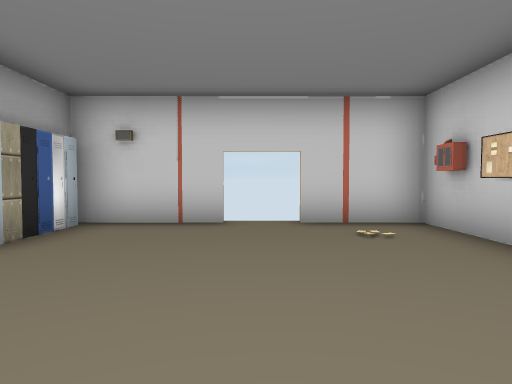
view 1 (above)

24 first-person views from a walk through a Unity game level. The camera is 1.4 m above the floor, tilts 2° down and sees 75° across. The floor is counted in squares, 2 m on a side. Each view is taken from the middle of a square. On the plan, view 1 faces up. The plan holds only what a view shows up to about 10 squares ahead; the rest is blank. The place goes on beyond the plan. The player is left out. Door leaves are left out, so doorways stand open. Some surface patterns are stand-ins.

view 2
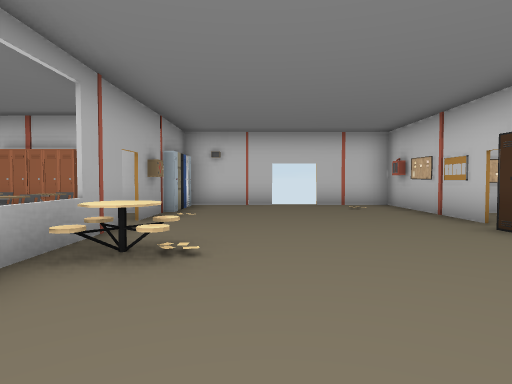

view 3
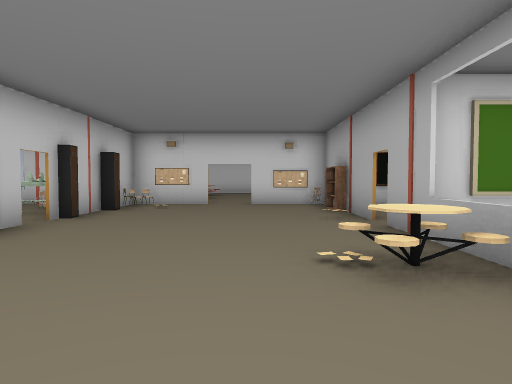

view 4
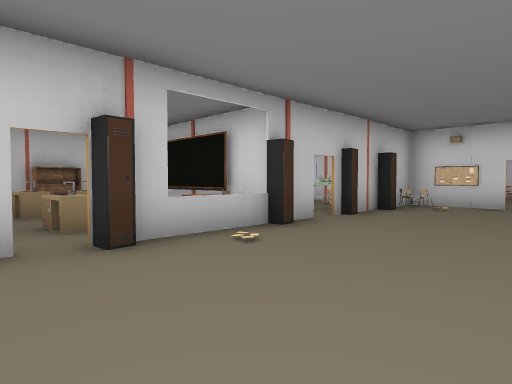

view 5
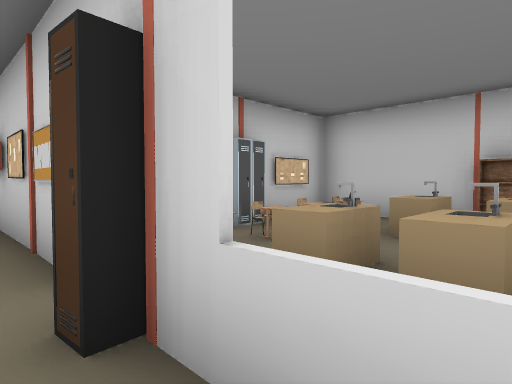

view 6
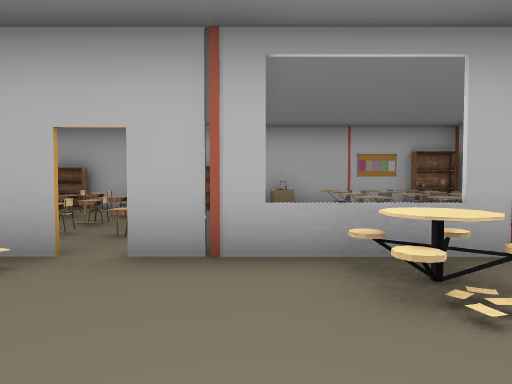

view 7
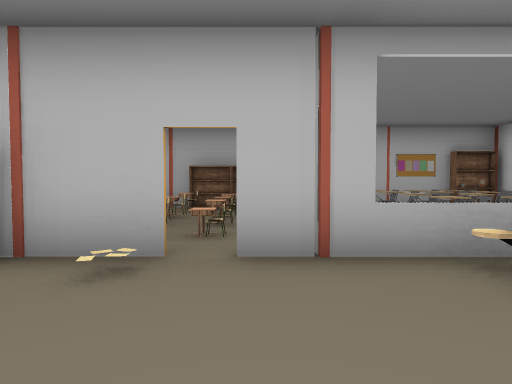

view 8
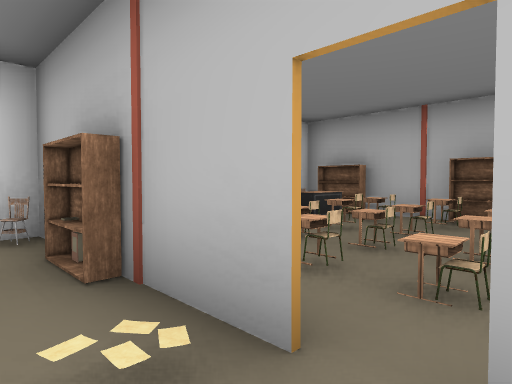

view 9
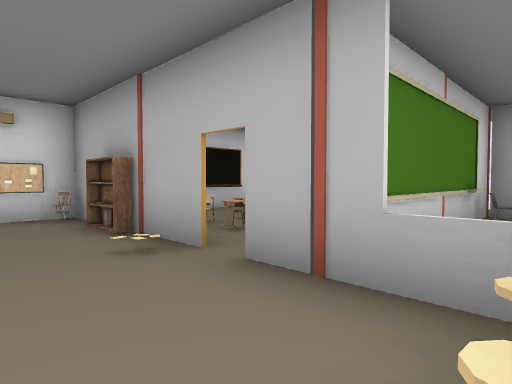

view 10
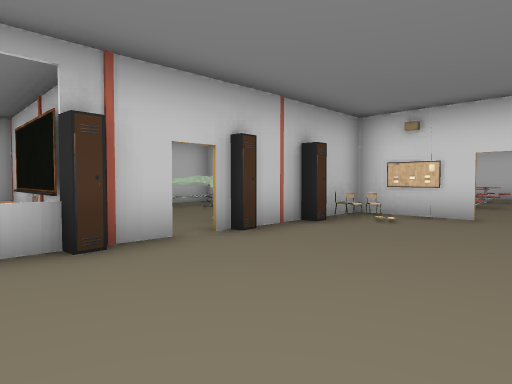

view 11
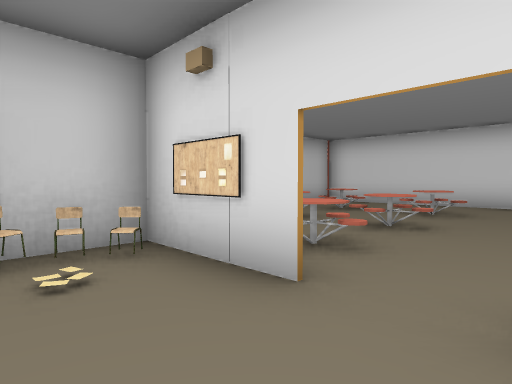

view 12
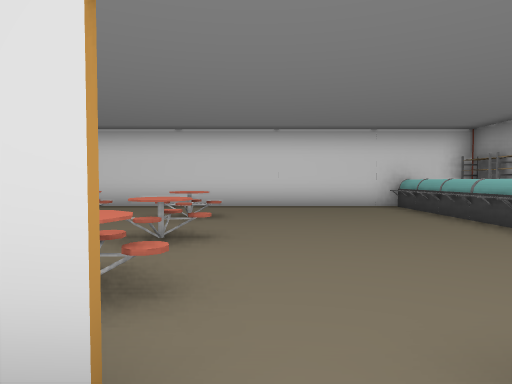

view 13
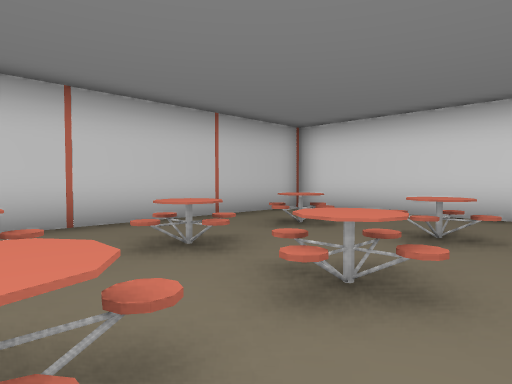

view 14
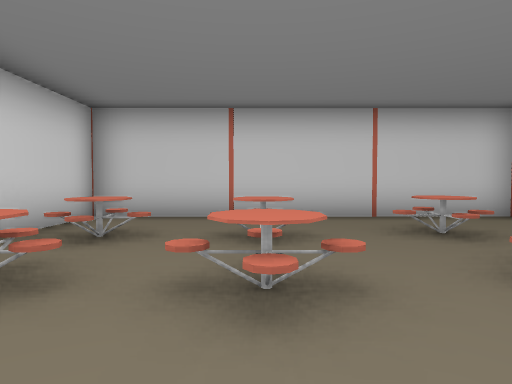

view 15
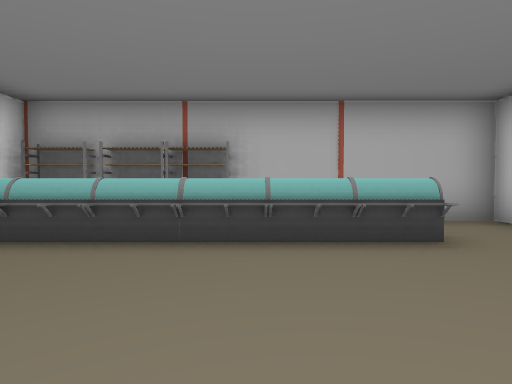

view 16
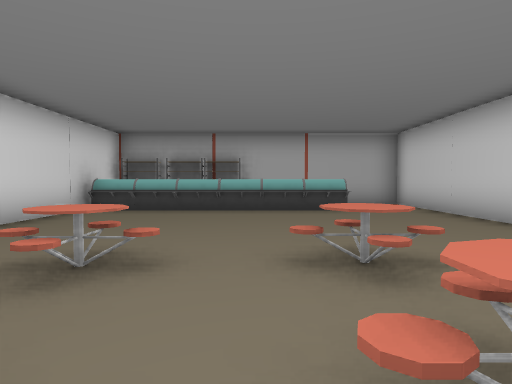

view 17
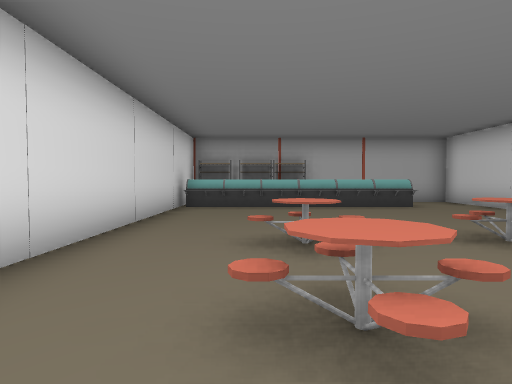

view 18
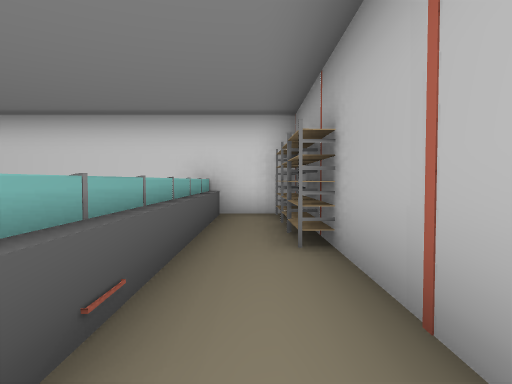

view 19
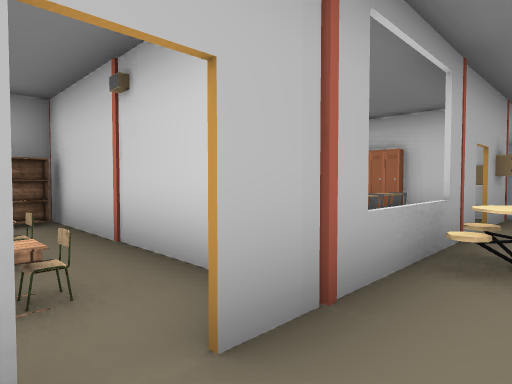

view 20
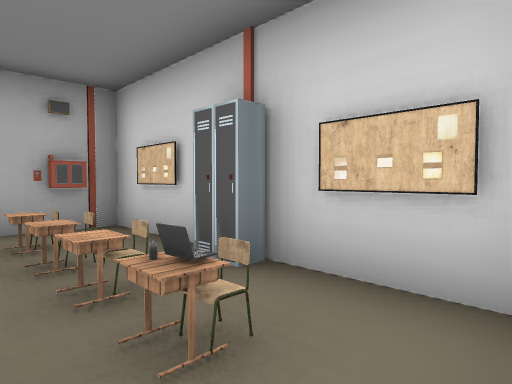

view 21
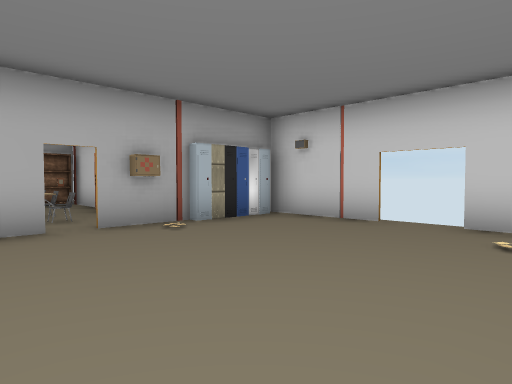

view 22
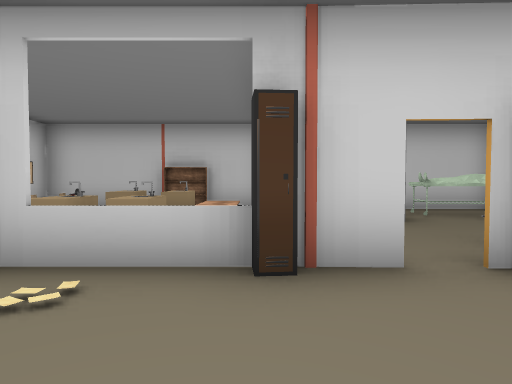

view 23
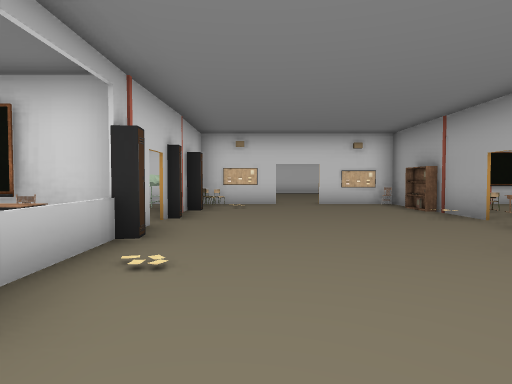

view 24
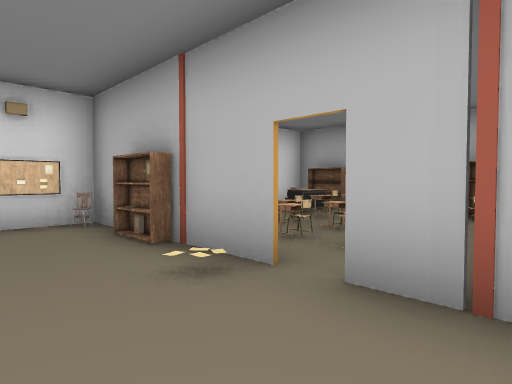

### Floor plan
Points are (right, up) in squares from view 1. A wall is a line through its corners. A room is listed if a view was taken in it or the views show most of it. See-through windows are left out.
Room 1 (views 1, 2, 3, 4, 5, 6, 7, 8, 9, 10, 11, 12, 19, 20, 21, 22, 23, 24)
walls: (2.8, -2.4) (8.2, -2.4) (8.2, 3.1) (7.3, 3.1); (-2.9, -2.4) (-7.4, -2.4) (-2.9, -2.4); (2.7, -3.2) (2.7, 0.9); (-3, 1.2) (-3, -3.2); (2.7, 3.4) (2.7, 5.5) (0.7, 5.5); (-3.5, 3.2) (-4.5, 3.2); (-0.5, 5.5) (-3.1, 5.5); (0.4, -7.8) (4.5, -7.9); (-7.5, -7.7) (-0.9, -7.8); (-8.6, -7.7) (-7.6, -7.7)
ways out: open door at (0, -8) to room 2; opening at (5, -6); open door at (0.3, 5.7)
objects: shelf (-8, -7); other object (-8, -6) to (-7, -6); shelf (-8, -5); other object (-8, -4); shelf (-8, -3); other object (-8, -2); table (-8, -1) to (-7, -1); shelf (-8, 2); other object (-8, 3); other object (-7, -7); other object (-7, -5); other object (-7, -4); other object (-7, -3); other object (-7, 0); other object (-7, 1); other object (-7, 2); table (-6, -6); other object (-6, -5); chair (-6, -4); other object (-6, -3); other object (-6, 0); other object (-6, 1) to (-6, 2); locker (-6, 3); other object (-5, -6); other object (-5, -5); table (-5, -4); chair (-5, -3); other object (-5, 0); chair (-5, 1); other object (-5, 2); locker (-5, 3); other object (-4, -6); other object (-4, -5); chair (-4, -4); chair (-4, 0); chair (-4, 1); chair (-4, 2); chair (-3, -7); shelf (-3, -6); locker (-3, 2); other object (-3, 3); locker (-3, 4); locker (-3, 5); table (-2, -1) to (-2, 0); chair (1, -6); chair (2, -7); locker (2, -6); other object (3, -7) to (4, -5); locker (3, -4); locker (3, -2); locker (3, 1); other object (3, 2); other object (3, 3); other object (4, -7) to (4, -6); other object (4, -2); table (4, -1); table (4, 0); other object (4, 1); table (4, 2); other object (4, 3); chair (5, 1); table (5, 2); table (6, -1) to (7, -1); table (6, 0) to (7, 0); chair (6, 1); table (6, 2); locker (6, 3); table (7, 1); chair (7, 2); other object (7, 3); shelf (8, 0); other object (8, 2)
Room 2 (views 13, 14, 15, 16, 17, 18)
walls: (-1.3, -7.9) (-5.8, -7.8) (-5.8, -12.5); (-3, -7.4) (-3, -8); (2.7, -7.9) (2.7, -7.4); (-5.8, -16.1) (5.4, -16) (5.4, -7.9) (3, -7.9)
ways out: open door at (0, -8) to room 1
objects: rack (-6, -15); rack (-6, -14); rack (-6, -13); other object (-4, -15); other object (-4, -14); other object (-4, -13); other object (-4, -12); other object (-4, -11) to (-4, -10); table (1, -14) to (2, -13); table (1, -11) to (2, -11); table (1, -9) to (2, -9); other object (1, -8); table (3, -14) to (4, -13); table (3, -11) to (4, -11); table (3, -9) to (4, -9)

Positions as (right, up) in squares from view 1, and headings:
1: (0, 0), facing up
2: (-1, -4), facing up
3: (-1, 2), facing down
4: (-1, 2), facing down-right
5: (2, -1), facing up-right
6: (0, -2), facing left
7: (0, -3), facing left
8: (-2, -3), facing down-left
9: (-1, -1), facing down-left
10: (-1, -1), facing down-right
11: (-1, -6), facing down-right
12: (0, -7), facing down
13: (0, -9), facing down-right
14: (-1, -11), facing right
15: (0, -12), facing left
16: (4, -12), facing left
17: (5, -14), facing left
18: (-5, -9), facing down
19: (-2, -4), facing up-left
20: (8, 1), facing up-left
21: (2, 0), facing up-left
22: (0, -2), facing right
23: (1, 2), facing down
24: (-1, -2), facing down-left
